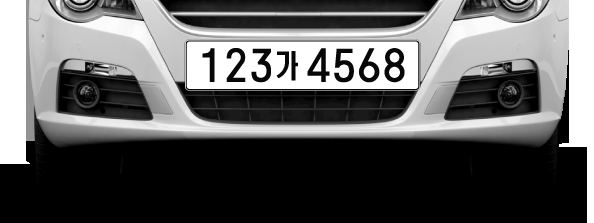
#> input picture car2.png, 594 x 223 px
$ jupyter execute --allow-errors car.ipynb   (shell and % lines are left out)
#> lines starting #> are read from the running program, lines starting #| are printed output that depends on the picture; after the words box and inside, x2 and y2 are one past the last pixel; in counts of white or black regions, pixels touching at a corner belong together
[cell 1]
import cv2
import numpy as np
import matplotlib.pyplot as plt

image = cv2.imread('car2.png', cv2.IMREAD_GRAYSCALE) #gray scale로 jpg 파일 불러오기
#> image: shape (223, 594); min 0, max 255, mean 95.2
image.shape
#> Out = (223, 594)

[cell 2]
#에지 검출
edge = cv2.Canny(image, 50, 150)
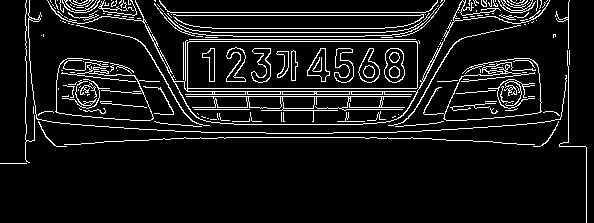
#> edge: shape (223, 594); 8.8% white in thin lines or dots
fig, ax = plt.subplots(1,2,figsize=(10,8))
ax[0].imshow(image)
ax[0].set_title('original')
ax[1].imshow(edge)
ax[1].set_title('edge')
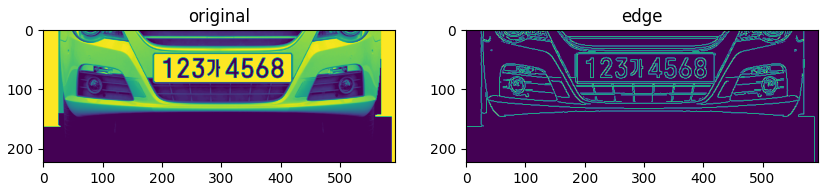
#> figure drawn by matplotlib, 2 panels

[cell 3]
#투시변환
#입력 영상으로 사용한 번호판의 외곽선은 크기가 가장 큰 4개의 외곽선으로 이루어져 있다는 점을 이용해 외곽선을 크기순으로 정렬

contours = cv2.findContours(edge.copy(), cv2.RETR_LIST, cv2.CHAIN_APPROX_SIMPLE)[0]
#> contours = 256 contours, 209 with area under 20; largest, box (x1, y1, x2, y2) and area: (47, 0, 550, 125) 18222, (187, 41, 418, 89) 10805, (174, 81, 417, 125) 6590, (186, 96, 411, 122) 790, (384, 48, 405, 83) 564
contours = sorted(contours, key=cv2.contourArea, reverse=True)[:5]  # 외곽선 크기순으로 정렬
#> contours = 5 contours; box (x1, y1, x2, y2) and area: (47, 0, 550, 125) 18222, (187, 41, 418, 89) 10805, (174, 81, 417, 125) 6590, (186, 96, 411, 122) 790, (384, 48, 405, 83) 564

for i in contours:
    length = cv2.arcLength(i, True)
    approx = cv2.approxPolyDP(i, 0.02 * length, True)

    if len(approx) == 4: #번호판의 외곽선은 4개로 이뤄져 있어서
        contourCnt = approx
        break
#> this loop made 2 passes
#> (length, contourCnt) on pass 2: (550.5, [[187, 43], [415, 41], [417, 87], [188, 88]])
#> length on pass 1: 2380.8

# 투시변환
image_pts = np.array([[approx[0][0][0], approx[0][0][1]],
                    [approx[1][0][0], approx[1][0][1]],
                    [approx[2][0][0], approx[2][0][1]],
                    [approx[3][0][0], approx[3][0][1]]]).astype(np.float32)
#> image_pts = [[187, 43], [415, 41], [417, 87], [188, 88]]

w = 300
h = 400

dst_pts = np.array([[0, 0],
                    [0, h - 1],
                    [w - 1, h - 1],
                    [w - 1, 0]]).astype(np.float32)

pers_mat = cv2.getPerspectiveTransform(image_pts, dst_pts)
#> pers_mat = [[0.0599, 6.82, -304.6], [1.83, -0.0407, -340.4], [0.000101, 9.31e-05, 1]]
image_transform = cv2.warpPerspective(edge, pers_mat, (w, h))
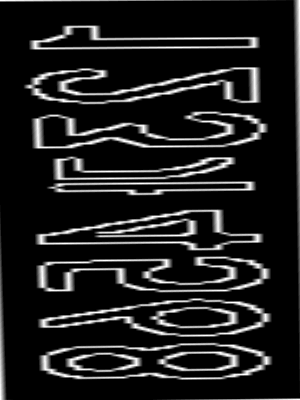
#> image_transform: shape (400, 300); min 0, max 255, mean 31.4

#이진화
_, image_binary = cv2.threshold(image_transform, 0, 255, cv2.THRESH_OTSU)
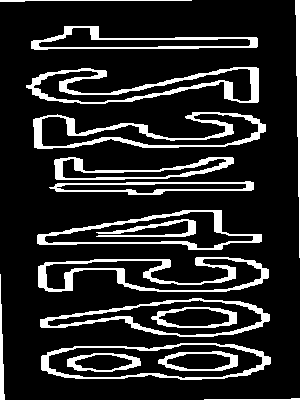
#> image_binary: shape (400, 300); 15.5% white; 17 white regions, largest, box (x1, y1, x2, y2) and area: (26, 67, 259, 104) 2334, (38, 257, 269, 292) 2313, (33, 112, 266, 149) 2259

#노이즈 제거(이거 아마 가우시안 해도 될 듯)
image_filtering = cv2.bilateralFilter(image_binary, -1, 10, 5)

#모폴로지 연산
kernel = np.ones((3, 1), np.uint8)
image_morphology = cv2.morphologyEx(image_filtering, cv2.MORPH_OPEN, kernel)
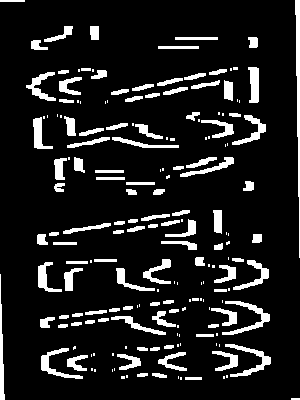
#> image_morphology: shape (400, 300); 11.8% white; 183 white regions (74 under 20 px), largest, box (x1, y1, x2, y2) and area: (295, 0, 300, 258) 683, (222, 301, 270, 335) 422, (225, 344, 271, 377) 398

fig, ax = plt.subplots(1,6,figsize=(20,18))
ax[0].imshow(image)
ax[0].set_title('original')
ax[1].imshow(edge)
ax[1].set_title('edge')
ax[2].imshow(image_transform)
ax[2].set_title('trans')
ax[3].imshow(image_binary)
ax[3].set_title('binary')
ax[4].imshow(image_filtering)
ax[4].set_title('blur')
ax[5].imshow(image_morphology)
ax[5].set_title('morphology')
